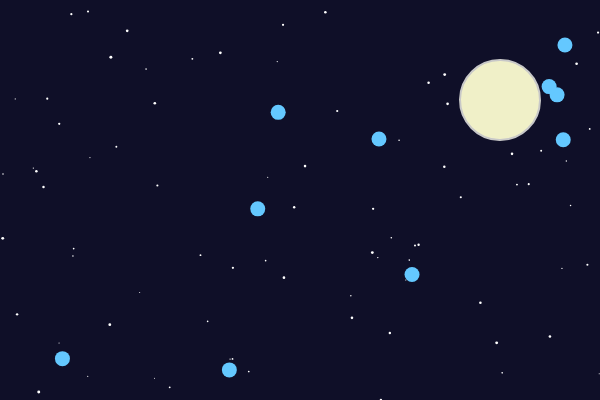
Frame 1 (no input)
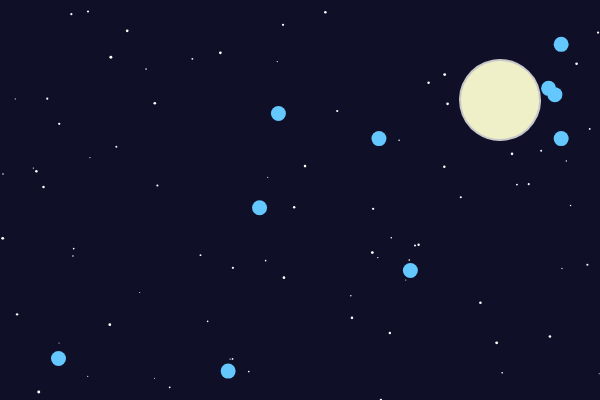
Frame 60 (no input)
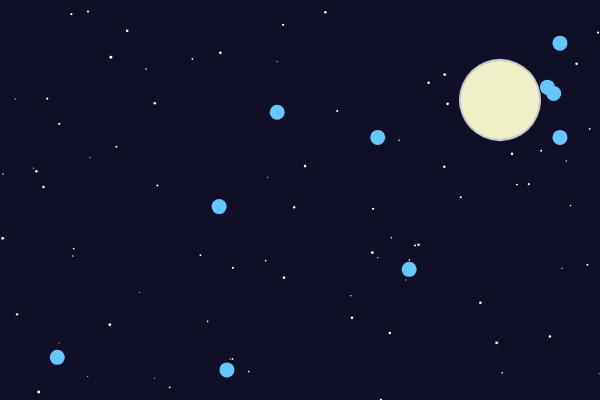
Frame 120 (the mouse pressed at the canvas centre since frame 60)

The p5.js sketch that drew these frames (run headless with seeded random() and noise() and a simulated clock; from frame 60 on, the mouse is pressed at the canvas centre):

// p5.js sketch
// ── sketch.js
let estrellas = [];
let particulas = [];
let animando = true;

function setup(){
  createCanvas(600,400);
  
  // Crear estrellas
  for(let i=0; i<80; i++){
    estrellas.push({
      x: random(width),
      y: random(height),
      t: random(1,3)
    });
  }
  
  // Crear partículas flotantes
  for(let i=0; i<10; i++){
    particulas.push(createVector(random(width), random(height)));
  }
}

function draw(){
  background(15,15,40); // azul oscuro noche
  
  dibujarEstrellas();
  dibujarLuna();
  moverParticulas();
}

function dibujarEstrellas(){
  noStroke();
  fill(255);
  for(let e of estrellas){
    circle(e.x, e.y, e.t);
  }
}

function dibujarLuna(){
  push();
  translate(width-100,100);
  rotate(frameCount * 0.01);
  
  fill(240,240,200);
  stroke(200);
  strokeWeight(2);
  circle(0,0,80);
  
  pop();
}

function moverParticulas(){
  for(let p of particulas){
    
    let mouse = createVector(mouseX, mouseY);
    let direccion = p5.Vector.sub(p, mouse);
    let d = direccion.mag();
    
    if(d < 80){
      direccion.normalize();
      direccion.mult(2);
      p.add(direccion);
    }
    
    // movimiento suave
    p.x += sin(frameCount * 0.02 + p.x) * 0.5;
    p.y += cos(frameCount * 0.02 + p.y) * 0.5;
    
    // cambio de color si mouse está cerca
    if(d < 80){
      fill(255,100,100);
    } else {
      fill(100,200,255);
    }
    
    noStroke();
    circle(p.x, p.y, 15);
  }
}

function mousePressed(){
  if(animando){
    noLoop();
    animando = false;
  } else {
    loop();
    animando = true;
  }
}
